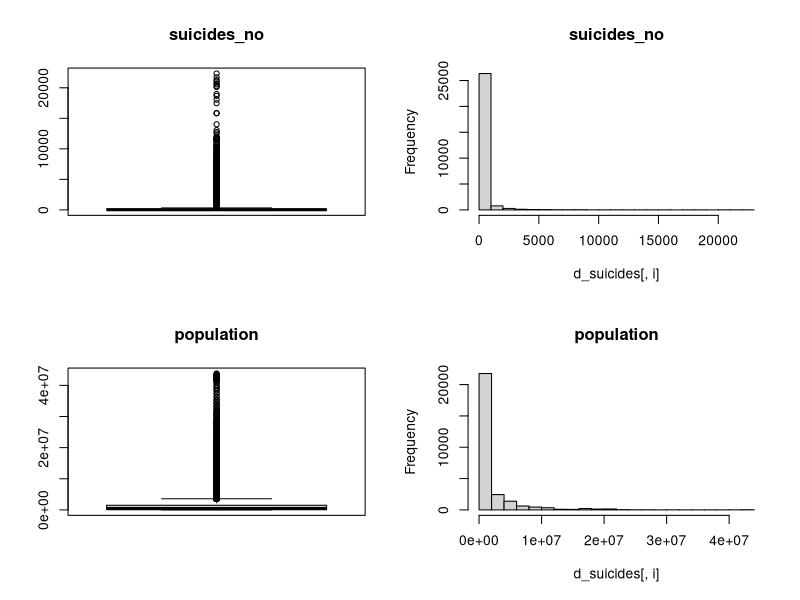
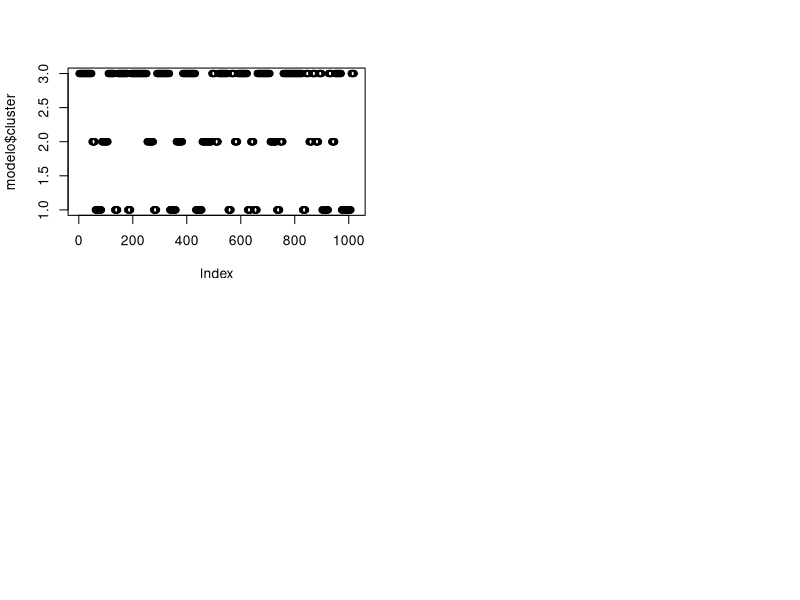
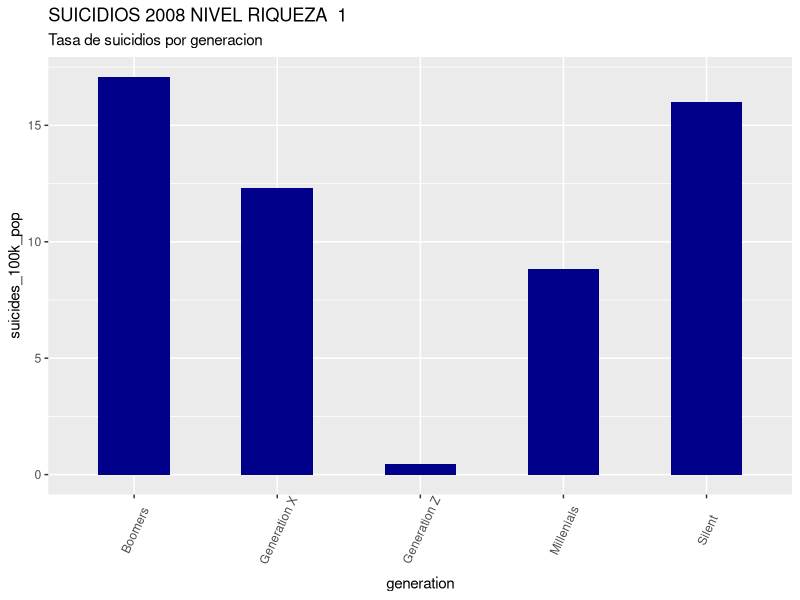
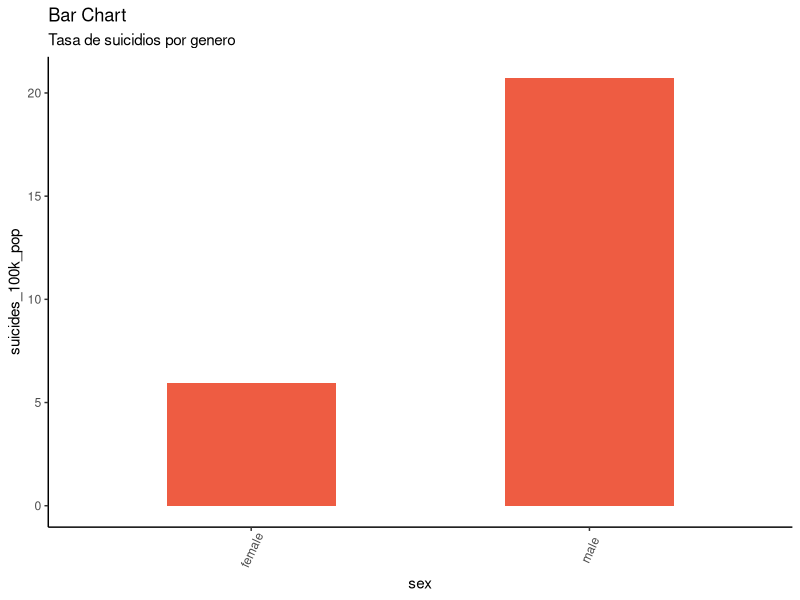

Write the R code that produced these figures, in order. (Note: this script raises an error after producing the figures.)
# Tipología y ciclo de vida de los datos - Práctica 2
# Autores: Gabriel Paladines y Jaime Pardo
# Dataset: https://www.kaggle.com/rushirdx/suicide-rates-from-1986-to-2016/data
library(dplyr)
library(knitr)
library(ggplot2)
library(stats)

# 1 DESCRIPCIÓN DEL DATASET
# ¿Por qué es importante y qué pregunta/problema pretende responder?
# Este dataset contiene diversos parámetros con los que se puede establecer correlación/causalidad con el suicidio. 
# Pretende responder a preguntar del tipo: ¿el suicidio afecta más a los hombres o a las mujeres? 
# ¿tiene más impacto entre personas de una determinada edad o generación?
# ¿cómo influye el nuvel de riqueza del país en el que viven?

# Lectura de datos
data <- read.csv("suicide.csv", header = TRUE, sep = ",", quote="\"", dec=".",fill = TRUE)
dim(data) 
# Tenemos 27820 observaciones y un total de 12 variables.
summary(data)
# Tipos de datos
str(data)
res <- sapply(data,class)
kable(data.frame(variables=names(res),clase=as.vector(res)))

# 2 INTEGRACION Y SELECCION DE DATOS

# Eliminar columnas
d_suicides <- select(data, -HDI.for.year, -country.year)
str(d_suicides)

# 3 LIMPIEZA DE DATOS

# 3.1 Los datos que contienen ceros o elementos vacíos
colSums(is.na(d_suicides))
colSums(d_suicides=="")
colSums(d_suicides=="0")

# 3.2 Identificación y tratamiento de valores extremos

# Análisis mediante diagramas de cajas e histogramas
par(mfrow=c(2,2))
cols <- c("suicides_no","population")
for(i in cols) {
  if (is.integer(d_suicides[,i])){
    boxplot(d_suicides[,i], main = i, width = 100)
    hist(d_suicides[,i], main = i)
  }
}

# Por la naturaleza de las variables population y suicides, no siguen una distribución normal.

par(mfrow=c(2,2))
cols <- c("sex","age","generation")
for (i in cols){
  if (is.factor(d_suicides[,i])){
    counts <- table(d_suicides[,i])
    barplot(counts,main=paste("Distribution of ", i), 
            xlab=i)
  }
}

# La variable sex tiene dos clases: female y male, ambas con la misma cantidad de registros
# La variable age tiene 6 clases: "", ambas con la misma cantidad de registros.
# La variable generation tiene 6 clases con diferente cantidad de registros.


# 4 ANALISIS DE LOS DATOS

# 4.1 Seleccion de los grupos de datos que se quieren analizar

# ¿Es mayor la tasa de suicidios en hombres que en mujeres (en función del porcentaje de población)?
#  - Atributos: sex, suicides_no, population
#  - Calcular la tasa de suicidios por sex.
#  - Gráfica o tabla donde se muestra una comparativa entre la tasa de suicidios entre hombres y mujeres.


d_suicides_male <- filter(d_suicides, sex=='male')
d_suicides_female <- filter(d_suicides, sex=='female')

total_suicides_male = colSums (select (d_suicides_male, contains ("suicides_no")))
total_suicides_female = colSums (select (d_suicides_female, contains ("suicides_no")))

# Total suicidios hombres y mujeres respectivamente:
total_suicides_male
total_suicides_female

total_pop_male = colSums (select (d_suicides_male, contains ("population")))
total_pop_female = colSums (select (d_suicides_female, contains ("population")))

# Total población hombres y mujeres respectivamente:
total_pop_male
total_pop_female

rate_male = total_suicides_male*100000 / total_pop_male
rate_female = total_suicides_female*100000 / total_pop_female

# Tasa suicidios hombres y mujeres respectivamente:
rate_male
rate_female

percent_male = rate_male / (rate_male + rate_female)
percent_female = rate_female / (rate_male + rate_female)

# Porcentaje suicidios hombres y mujeres respectivamente:
percent_male
percent_female

# Conclusión: la tasa de suicidios en hombres es mayor que en mujeres, más del triple (20.7 vs. 5.94)
# En total representan el 77,7% de los suicidios


#¿Qué generación tiene una tasa más alta de suicidios según el nivel de riqueza de su país en el 2008 durante la crisis económica mundial?


#  -	Clasificar los países según el producto interno bruto gdp_for_capita para el 2008.
#  -  Calcular la tasa de suicidios por generación / nivel de riqueza.
#  -	Comparativa por generación y tasa de suicidios para el año 2008.

# Empezamos clasificando los países en 3 niveles de riqueza, mediante el algoritmo k-means.
# Se genera la columna nivel_riqueza (1=Segundo mundo; 2=Tercer; 3=Primer)

# Atributos: suicides_no, population, generation, gdp_per_capita...., country, year

suicides_2008 <- filter(d_suicides, year=='2008')

modelo <- kmeans(suicides_2008$gdp_per_capita...., centers = 3)
modelo
modelo$cluster
plot(modelo$cluster)

suicides_2008$nivel_riqueza <- modelo$cluster
suicides_2008
par(mfrow=c(2,2))
suicides_2008_riqueza <- filter(suicides_2008, nivel_riqueza==1)
df  <- suicides_2008_riqueza %>% select(generation, suicides_no, population)
df[2:3] <- lapply(df[2:3], as.numeric)
report <- df %>%
  group_by(generation) %>%
  summarise_all(funs(sum)) %>%
  mutate(suicides_100k_pop = suicides_no / population * 100000)

report

g <- ggplot(report, aes(generation,suicides_100k_pop))
g + geom_bar(stat="identity", width = 0.5, fill='darkblue') + 
  labs(title=paste("SUICIDIOS 2008 NIVEL RIQUEZA ", 1) , 
       subtitle="Tasa de suicidios por generacion") +
  theme(axis.text.x = element_text(angle=65, vjust=0.6))

#¿Cómo ha evolucionado la tasa de suicidios desde el 1985 en España? 

# - Atributos: suicides_no, population, year, country=Spain,  
# -	Columna que sume el número por cada año (actualmente por cada anio existen 12 registros, 2 sex x 6 age).
#-	Columna que sume la población por cada año.
#-	Calcular la tasa de suicidios por cada año.
#-	Graficar para identificar de picos o valores altos.


df  <- d_suicides %>% select(sex, suicides_no, population)
df[2:3] <- lapply(df[2:3], as.numeric)
report <- df %>%
  group_by(sex) %>%
  summarise_all(funs(sum)) %>%
  mutate(suicides_100k_pop = suicides_no / population * 100000)
report
theme_set(theme_classic())
g <- ggplot(report, aes(sex,suicides_100k_pop))
g + geom_bar(stat="identity", width = 0.5, fill="tomato2") + 
  labs(title="Bar Chart", 
       subtitle="Tasa de suicidios por genero") +
  theme(axis.text.x = element_text(angle=65, vjust=0.6))

### Suicidios en España

suicides_spain <- select(data, ï..country, year, suicides_no, population)
suicides_spain <- filter(d_suicides, ï..country=='Spain')
df  <- suicides_spain %>% select(year, suicides_no, population)
df[2:3] <- lapply(df[2:3], as.numeric)
report <- df %>%
  group_by(year) %>%
  summarise_all(funs(sum)) %>%
  mutate(suicides_100k_pop = suicides_no / population * 100000)
report

theme_set(theme_classic())
g <- ggplot(report, aes(year,suicides_100k_pop))
g + geom_line(stat="identity", color="green") + 
  labs(title="Bar Chart", 
       subtitle="Tasa de suicidios por genero") +
  theme(axis.text.x = element_text(angle=65, vjust=0.6))


# Proyección del número de suicidios en los siguientes 5 años.

# Nota: Pregunta derivada en función de los resultados de la pregunta anterior.


# 4.2 Comprobacion de la normalidad y homogeneidad de la varianza

# Análisis de Normalidad

par(mfrow=c(2,2))
cols <- c("suicides_no", "population")
for (i in cols){
  qqnorm(d_suicides[,i],main = paste("Normal Q-Q Plot for ", i))
  qqline(d_suicides[,i],col="red")
  hist(d_suicides[,i], 
       main=paste("Histogram for ", i), 
       xlab=i, freq = FALSE)
}
# No son variables normales...

# Análisis de homogeneidad de la varianza

# 4.3 Aplicando pruebas estadisticas para comparar grupos
